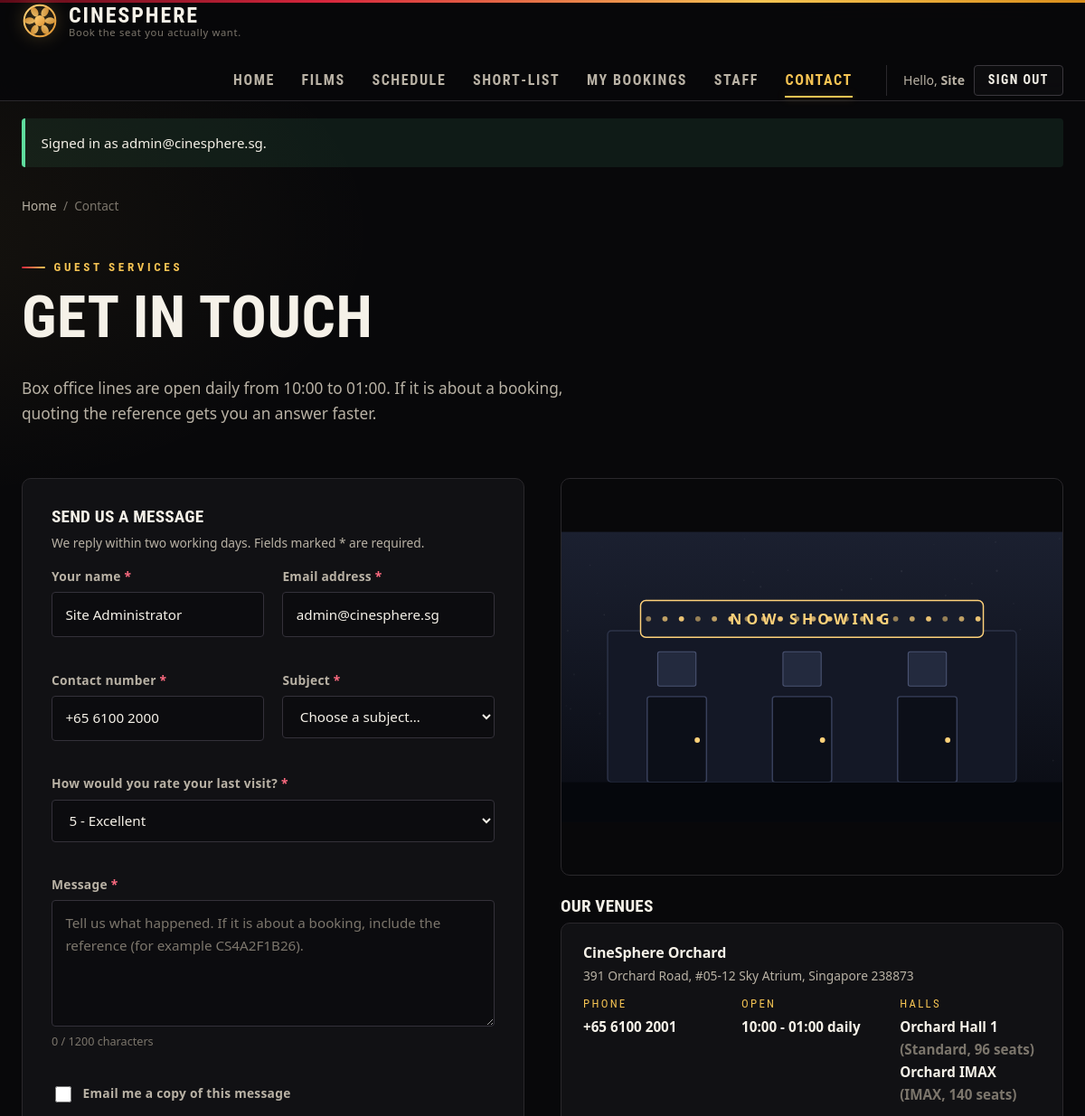
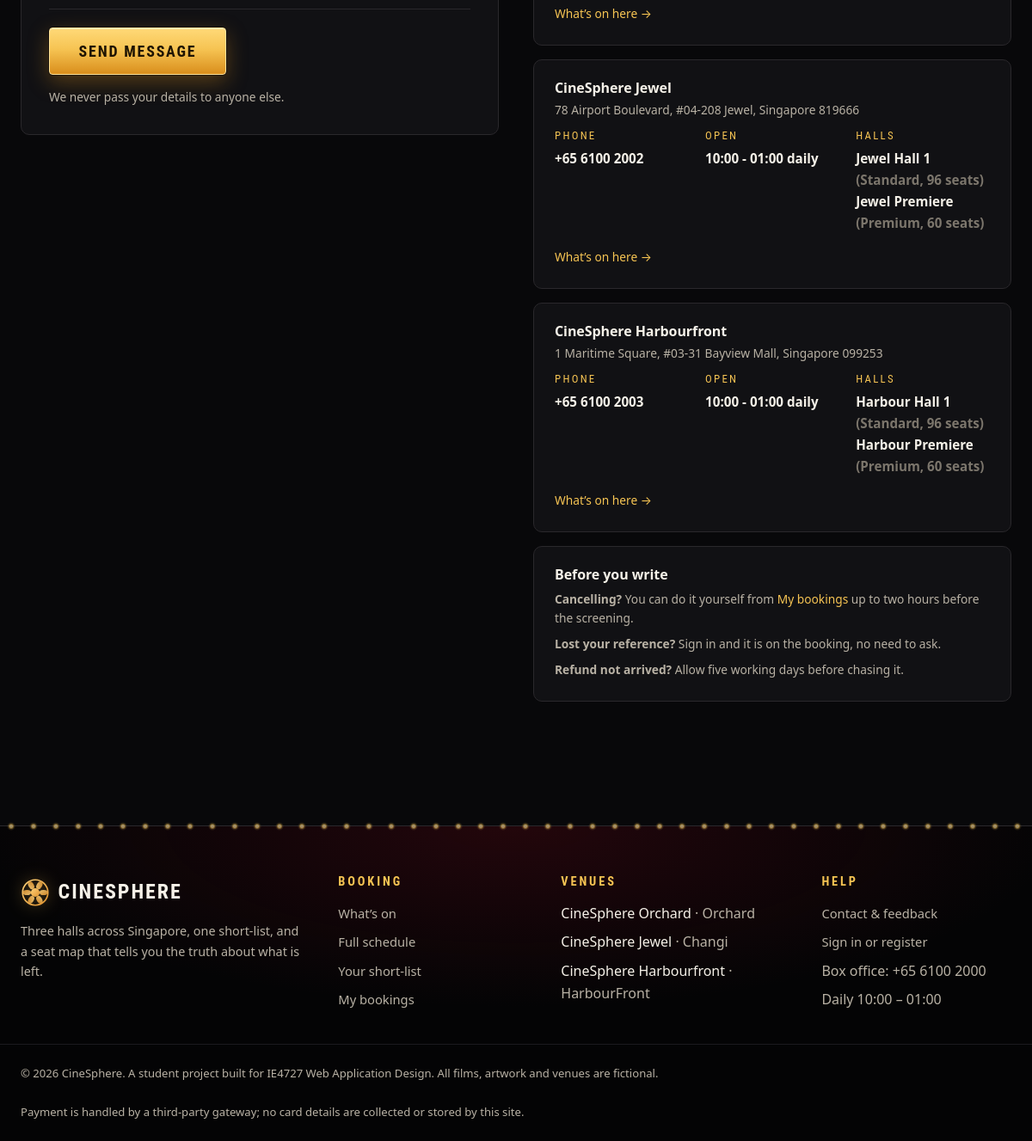
The app's page /contact.php (signed in) with its own data (2 pictures, top to bottom).
### tables this page shows
CREATE TABLE users (
    user_id       INT AUTO_INCREMENT PRIMARY KEY,
    full_name     VARCHAR(80)  NOT NULL,
    email         VARCHAR(120) NOT NULL,
    phone         VARCHAR(20)  NOT NULL,
    password_hash VARCHAR(255) NOT NULL,
    birth_date    DATE         DEFAULT NULL,
    role          ENUM('customer','admin') NOT NULL DEFAULT 'customer',
    is_active     TINYINT(1)   NOT NULL DEFAULT 1,
    created_at    DATETIME     NOT NULL DEFAULT CURRENT_TIMESTAMP,
    last_login    DATETIME     DEFAULT NULL,
    CONSTRAINT uq_users_email UNIQUE (email)
);

CREATE TABLE cinemas (
    cinema_id   INT AUTO_INCREMENT PRIMARY KEY,
    name        VARCHAR(80)  NOT NULL,
    location    VARCHAR(80)  NOT NULL,
    address     VARCHAR(200) NOT NULL,
    phone       VARCHAR(20)  NOT NULL,
    opening_hrs VARCHAR(60)  NOT NULL DEFAULT '10:00 - 01:00 daily'
);

CREATE TABLE halls (
    hall_id       INT AUTO_INCREMENT PRIMARY KEY,
    cinema_id     INT NOT NULL,
    hall_name     VARCHAR(40) NOT NULL,
    hall_type     ENUM('Standard','Premium','IMAX') NOT NULL DEFAULT 'Standard',
    row_count     TINYINT UNSIGNED NOT NULL,
    seats_per_row TINYINT UNSIGNED NOT NULL,
    CONSTRAINT fk_halls_cinema FOREIGN KEY (cinema_id)
        REFERENCES cinemas(cinema_id) ON DELETE CASCADE
);

### includes/functions.php (called while the page is built, shortened)
<?php
require_once __DIR__ . '/db.php';
function e($value): string
{
    return htmlspecialchars((string) $value, ENT_QUOTES | ENT_SUBSTITUTE, 'UTF-8');
}
function take_flashes(): array
{
    $f = $_SESSION['flash'] ?? [];
    return $f;
}
function take_form(string $key): array
{
    $f = $_SESSION['form'][$key] ?? ['errors' => [], 'old' => []];
    return $f;
}
function nav_active(string $file): string
{
    return basename($_SERVER['SCRIPT_NAME']) === $file ? ' class="active"' : '';
}

### includes/auth.php (called while the page is built, shortened)
<?php
require_once __DIR__ . '/functions.php';
function is_logged_in(): bool
{
    return !empty($_SESSION['user_id']);
}
function current_user(): ?array
{
    static $cache = null;
    if ($cache !== null) {
        return $cache;
    }
    $cache = db_one(
        'SELECT user_id, full_name, email, phone, birth_date, role, created_at, last_login
           FROM users
          WHERE user_id = ? AND is_active = 1',
        [(int) $_SESSION['user_id']]
    );
    return $cache;
}
function is_admin(): bool
{
    $u = current_user();
    return $u !== null && $u['role'] === 'admin';
}

### includes/db.php (called while the page is built, shortened)
<?php
function db(): mysqli
{
    static $conn = null;
    if ($conn instanceof mysqli) {
        return $conn;
    }
    try {
        $conn = new mysqli(DB_HOST, DB_USER, DB_PASS, DB_NAME, DB_PORT);
    } catch (Throwable $e) {
        http_response_code(503);
        echo '<!DOCTYPE html><html lang="en"><head><meta charset="utf-8">'
           . '<title>CineSphere &ndash; database unavailable</title>'
           . '<link rel="stylesheet" href="css/style.css"></head><body>'
           . '<main class="container"><div class="notice notice-error">'
           . '<h1>The booking database is not available</h1>'
           . '<p>Start MySQL in the XAMPP control panel, then import '
           . '<code>sql/01_schema.sql</code> followed by '
           . '<code>sql/02_seed.sql</code>.</p>'
           . (DEBUG ? '<p><small>' . htmlspecialchars($e->getMessage(),
                        ENT_QUOTES, 'UTF-8') . '</small></p>' : '')
           . '</div></main></body></html>';
        exit;
    }
    $conn->set_charset('utf8mb4');
    return $conn;
}
function db_query(string $sql, array $params = [], string $types = '')
{
    $stmt = db()->prepare($sql);
    if ($params) {
        $stmt->bind_param($types !== '' ? $types : db_types($params), ...$params);
    }
    $stmt->execute();
    $result = $stmt->get_result();
    return $result;
}
function db_one(string $sql, array $params = [], string $types = ''): ?array
{
    $res = db_query($sql, $params, $types);
    $row = $res ? $res->fetch_assoc() : null;
    return $row ?: null;
}
function db_all(string $sql, array $params = [], string $types = ''): array
{
    $res  = db_query($sql, $params, $types);
    $rows = [];
    if ($res) {
        while ($r = $res->fetch_assoc()) {
            $rows[] = $r;
        }
    }
    return $rows;
}
function db_types(array $params): string
{
    $t = '';
    foreach ($params as $p) {
        if (is_int($p)) {
            $t .= 'i';
        } elseif (is_float($p)) {
            $t .= 'd';
        } else {
            $t .= 's';
        }
    }
    return $t;
}

### contact.php (the view, shortened to what this page needs)
<?php
require_once __DIR__ . '/includes/auth.php';
$cinemas = db_all('SELECT * FROM cinemas ORDER BY cinema_id');
foreach ($cinemas as &$c) {
    $c['halls'] = db_all(
        'SELECT h.hall_name, h.hall_type, (h.row_count * h.seats_per_row) AS seats
           FROM halls h WHERE h.cinema_id = ? ORDER BY h.hall_id',
        [(int) $c['cinema_id']]
    );
}
$form   = take_form('contact');
$errs   = $form['errors'];
$old    = $form['old'];
$me = current_user();
require __DIR__ . '/includes/header.php';
?>
<div class="container">
  <p class="breadcrumb"><a href="index.php">Home</a><span>/</span>Contact</p>
</div>
<section class="section-tight">
  <div class="container">
    <span class="eyebrow">Guest services</span>
    <h1>Get in touch</h1>
    <p class="lede">
      Box office lines are open daily from 10:00 to 01:00. If it is about a
      booking, quoting the reference gets you an answer faster.
    </p>
  </div>
</section>
<div class="container" style="padding-bottom:4rem;">
  <div class="grid grid-2" style="gap:2.5rem;align-items:start;">
    <div class="card card-pad-lg">
      <h2 style="font-size:1.2rem;">Send us a message</h2>
      <p class="small muted">
        We reply within two working days. Fields marked
        <span class="req">*</span> are required.
      </p>
      <form method="post" action="process_contact.php" data-validate>
        <div class="form-grid">
          <div class="field <?= isset($errs['name']) ? 'has-error' : '' ?>">
            <label for="c-name">Your name <span class="req">*</span></label>
            <input type="text" name="name" id="c-name"
                   value="<?= e($old['name'] ?? ($me['full_name'] ?? '')) ?>"
                   required minlength="3" maxlength="80" autocomplete="name"
                   data-check="name">
            <span class="error"><?= e($errs['name'] ?? '') ?></span>
          </div>
          <div class="field <?= isset($errs['email']) ? 'has-error' : '' ?>">
            <label for="c-email">Email address <span class="req">*</span></label>
            <input type="email" name="email" id="c-email"
                   value="<?= e($old['email'] ?? ($me['email'] ?? '')) ?>"
                   required maxlength="120" autocomplete="email"
                   data-check="email">
            <span class="error"><?= e($errs['email'] ?? '') ?></span>
          </div>
          <div class="field <?= isset($errs['phone']) ? 'has-error' : '' ?>">
            <label for="c-phone">Contact number <span class="req">*</span></label>
            <input type="tel" name="phone" id="c-phone"
                   value="<?= e($old['phone'] ?? ($me['phone'] ?? '')) ?>"
                   required maxlength="20" autocomplete="tel"
                   pattern="[+]?[0-9 \-()]{8,20}"
                   data-check="phone">
            <span class="error"><?= e($errs['phone'] ?? '') ?></span>
          </div>
          <div class="field <?= isset($errs['subject']) ? 'has-error' : '' ?>">
            <label for="c-subject">Subject <span class="req">*</span></label>
            <select name="subject" id="c-subject" required data-check="choose">
              <option value="">Choose a subject&hellip;</option>
            </select>
            <span class="error"><?= e($errs['subject'] ?? '') ?></span>
          </div>
          <div class="field field-wide <?= isset($errs['rating']) ? 'has-error' : '' ?>">
            <label for="c-rating">How would you rate your last visit? <span class="req">*</span></label>
            <select name="rating" id="c-rating" required data-check="choose">
              <?php
              $ratings = [
                  5 => '5 - Excellent',
                  4 => '4 - Good',
                  3 => '3 - Fine',
                  2 => '2 - Disappointing',
                  1 => '1 - Poor',
              ];
              $sel = (string) ($old['rating'] ?? '5');
              foreach ($ratings as $v => $t): ?>
                <option value="<?= $v ?>" <?= $sel === (string) $v ? 'selected' : '' ?>>
                  <?= e($t) ?>
                </option>
              <?php endforeach; ?>
            </select>
            <span class="error"><?= e($errs['rating'] ?? '') ?></span>
          </div>
          <div class="field field-wide <?= isset($errs['message']) ? 'has-error' : '' ?>">
            <label for="c-message">Message <span class="req">*</span></label>
            <textarea name="message" id="c-message"
                      required minlength="20" maxlength="1200"
                      placeholder="Tell us what happened. If it is about a booking, include the reference (for example CS4A2F1B26)."
                      data-check="minlen maxlen"
                      data-minlen="20" data-maxlen="1200"
                      data-counter="#c-count"><?= e($old['message'] ?? '') ?></textarea>
            <span class="hint" id="c-count">0 / 1200 characters</span>
            <span class="error"><?= e($errs['message'] ?? '') ?></span>
          </div>
          <div class="field field-wide">
            <label class="check-row">
              <input type="checkbox" name="copy_me" value="1"
                     <?= !empty($old['copy_me']) ? 'checked' : '' ?>>
              <span>Email me a copy of this message</span>
            </label>
          </div>
        </div>
        <div class="form-actions">
          <button type="submit" class="btn btn-primary btn-lg" data-busy="Sending&hellip;">
            Send message
          </button>
          <span class="small muted">
            We never pass your details to anyone else.
          </span>
        </div>
      </form>
    </div>
    <div>
      <img src="images/venue.svg" alt="Illustration of a CineSphere frontage"
           width="760" height="440"
           style="border-radius:var(--radius);border:1px solid var(--line);margin-bottom:1.5rem;">
      <h2 style="font-size:1.2rem;">Our venues</h2>
      <?php foreach ($cinemas as $c): ?>
        <div class="card" style="margin-bottom:1rem;">
          <h3 style="font-size:1rem;margin-bottom:.3rem;"><?= e($c['name']) ?></h3>
          <p class="small muted" style="margin-bottom:.5rem;"><?= e($c['address']) ?></p>
          <dl class="spec-list" style="border:0;padding:0;margin:0;gap:.7rem 1.2rem;">
            <div><dt>Phone</dt><dd class="small"><?= e($c['phone']) ?></dd></div>
            <div><dt>Open</dt><dd class="small"><?= e($c['opening_hrs']) ?></dd></div>
            <div>
              <dt>Halls</dt>
              <dd class="small">
                <?php foreach ($c['halls'] as $h): ?>
                  <?= e($h['hall_name']) ?>
                  <span class="faint">(<?= e($h['hall_type']) ?>, <?= (int) $h['seats'] ?> seats)</span><br>
                <?php endforeach; ?>
              </dd>
            </div>
          </dl>
          <p style="margin:.8rem 0 0;">
            <a class="small" href="showtimes.php?cinema=<?= (int) $c['cinema_id'] ?>">
              What&rsquo;s on here &rarr;
            </a>
          </p>
        </div>
      <?php endforeach; ?>
      <div class="card">
        <h3 style="font-size:1rem;">Before you write</h3>
        <ul class="plain small" style="color:var(--ink-soft);">
          <li><strong>Cancelling?</strong> You can do it yourself from
              <a href="mybookings.php">My bookings</a> up to two hours before
              the screening.</li>
          <li><strong>Lost your reference?</strong> Sign in and it is on the
              booking, no need to ask.</li>
          <li><strong>Refund not arrived?</strong> Allow five working days
              before chasing it.</li>
        </ul>
      </div>
    </div>
  </div>
</div>
<?php require __DIR__ . '/includes/footer.php'; ?>

### includes/header.php (shortened to what this page needs)
<?php
require_once __DIR__ . '/auth.php';
$me         = current_user();
$prefCount  = $me ? preference_count((int) $me['user_id']) : 0;
$flashes    = take_flashes();
?>
<!DOCTYPE html>
<html lang="en">
<head>
<link rel="stylesheet" href="css/style.css?v=<?= (int) filemtime(__DIR__ . '/../css/style.css') ?>">
</head>
<body>
<header class="site-header">
  <div class="container header-inner">
    <a class="brand" href="index.php">
      <img src="images/logo.svg" alt="" width="40" height="40">
      <span class="brand-text">
        <strong><?= e(SITE_NAME) ?></strong>
        <small><?= e(SITE_TAGLINE) ?></small>
      </span>
    </a>
    <nav id="site-navigation" class="site-nav" aria-label="Main">
      <ul>
        <li><a href="index.php"<?= nav_active('index.php') ?>>Home</a></li>
        <li><a href="movies.php"<?= nav_active('movies.php') ?>>Films</a></li>
        <li><a href="showtimes.php"<?= nav_active('showtimes.php') ?>>Schedule</a></li>
        <li>
          <a href="preferences.php"<?= nav_active('preferences.php') ?>>Short&#8209;list<?php
            if ($prefCount > 0): ?><span class="pill"><?= (int) $prefCount ?></span><?php endif; ?></a>
        </li>
        <?php if ($me): ?>
          <li><a href="mybookings.php"<?= nav_active('mybookings.php') ?>>My bookings</a></li>
          <?php if (is_admin()): ?>
            <li><a href="admin.php"<?= nav_active('admin.php') ?>>Staff</a></li>
          <?php endif; ?>
        <?php endif; ?>
        <li><a href="contact.php"<?= nav_active('contact.php') ?>>Contact</a></li>
      </ul>
      <div class="nav-account">
        <?php if ($me): ?>
          <span class="who">Hello, <strong><?= e(explode(' ', $me['full_name'])[0]) ?></strong></span>
          <form method="post" action="logout.php" class="inline-form">
            <button type="submit" class="btn btn-ghost btn-sm">Sign out</button>
          </form>
        <?php else: ?>
          <a class="btn btn-ghost btn-sm" href="account.php">Sign in</a>
          <a class="btn btn-primary btn-sm" href="account.php?tab=register">Register</a>
        <?php endif; ?>
      </div>
    </nav>
  </div>
</header>
<?php if ($flashes): ?>
<div class="container flash-stack">
  <?php foreach ($flashes as $f):
      $cls = in_array($f['type'], ['success', 'error', 'info', 'warning'], true)
           ? $f['type'] : 'info'; ?>
    <p class="notice notice-<?= e($cls) ?>" role="status"><?= e($f['msg']) ?></p>
  <?php endforeach; ?>
</div>
<?php endif; ?>
<main id="main">

### includes/footer.php (shortened to what this page needs)
</main>
<footer class="site-footer">
  <div class="container footer-grid">
    <div class="footer-col">
      <div class="brand brand-footer">
        <img src="images/logo.svg" alt="" width="34" height="34">
        <strong><?= e(SITE_NAME) ?></strong>
      </div>
      <p class="muted">
        Three halls across Singapore, one short-list, and a seat map that
        tells you the truth about what is left.
      </p>
    </div>
    <div class="footer-col">
      <h3>Booking</h3>
      <ul class="plain">
        <li><a href="movies.php">What&rsquo;s on</a></li>
        <li><a href="showtimes.php">Full schedule</a></li>
        <li><a href="preferences.php">Your short-list</a></li>
        <li><a href="mybookings.php">My bookings</a></li>
      </ul>
    </div>
    <div class="footer-col">
      <h3>Venues</h3>
      <ul class="plain">
<?php
require_once __DIR__ . '/functions.php';
foreach (db_all('SELECT name, location FROM cinemas ORDER BY cinema_id') as $c): ?>
        <li><?= e($c['name']) ?> <span class="muted">&middot; <?= e($c['location']) ?></span></li>
<?php endforeach; ?>
      </ul>
    </div>
    <div class="footer-col">
      <h3>Help</h3>
      <ul class="plain">
        <li><a href="contact.php">Contact &amp; feedback</a></li>
        <li><a href="account.php">Sign in or register</a></li>
        <li class="muted">Box office: +65 6100 2000</li>
        <li class="muted">Daily 10:00 &ndash; 01:00</li>
      </ul>
    </div>
  </div>
  <div class="container footer-base">
    <p class="muted">
      &copy; <?= date('Y') ?> <?= e(SITE_NAME) ?>. A student project built for
      IE4727 Web Application Design. All films, artwork and venues are fictional.
    </p>
    <p class="muted">
      Payment is handled by a third-party gateway; no card details are
      collected or stored by this site.
    </p>
  </div>
</footer>
</body>
</html>

### records on screen
users: full_name "Site", name "Site Administrator", email "admin@cinesphere.sg", phone "+65 6100 2000"
cinemas: name "CineSphere Orchard", address "391 Orchard Road, #05-12 Sky Atrium, Singapore 238873", phone "+65 6100 2001", opening_hrs "10:00 - 01:00 daily", location "Orchard"
halls: hall_name "Orchard Hall 1", hall_type "Standard", seats "96"
halls: hall_name "Orchard IMAX", hall_type "IMAX", seats "140"
cinemas: name "CineSphere Jewel", address "78 Airport Boulevard, #04-208 Jewel, Singapore 819666", phone "+65 6100 2002", opening_hrs "10:00 - 01:00 daily", location "Changi"
halls: hall_name "Jewel Hall 1", hall_type "Standard", seats "96"
halls: hall_name "Jewel Premiere", hall_type "Premium", seats "60"
cinemas: name "CineSphere Harbourfront", address "1 Maritime Square, #03-31 Bayview Mall, Singapore 099253", phone "+65 6100 2003", opening_hrs "10:00 - 01:00 daily", location "HarbourFront"
halls: hall_name "Harbour Hall 1", hall_type "Standard", seats "96"
halls: hall_name "Harbour Premiere", hall_type "Premium", seats "60"

### other values on screen
SITE_NAME "CINESPHERE"
SITE_TAGLINE "Book the seat you actually want."
$f['msg'] "Signed in as admin@cinesphere.sg."
SITE_NAME "CineSphere"
form field rating "5 - Excellent"
